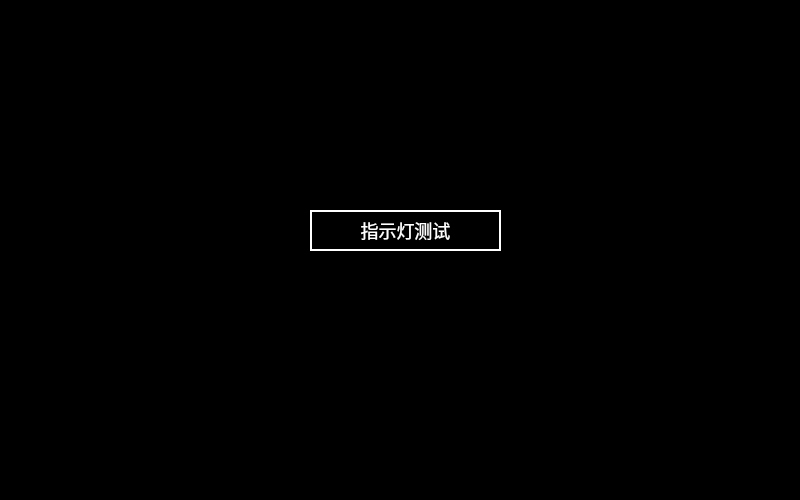
<?xml version="1.0" encoding="UTF-8"?>
<ui version="4.0">
 <class>Main_Light</class>
 <widget class="QWidget" name="Main_Light">
  <property name="geometry">
   <rect>
    <x>0</x>
    <y>0</y>
    <width>800</width>
    <height>500</height>
   </rect>
  </property>
  <property name="windowTitle">
   <string>Form</string>
  </property>
  <property name="styleSheet">
   <string notr="true">QWidget
{
	background-color: black;
}
QPushButton
{
	font:14px;
    color: rgb(0,0,0);
	background-color: rgb(0, 255, 0);
	border-top: 2px solid white;	
	border-left: 2px solid white;
}
QLabel
{
color:rgb(255,255,255);
}
</string>
  </property>
  <widget class="QPushButton" name="pushButton_2">
   <property name="geometry">
    <rect>
     <x>310</x>
     <y>210</y>
     <width>191</width>
     <height>41</height>
    </rect>
   </property>
   <property name="styleSheet">
    <string notr="true">border:2px solid white;
background-color: rgb(0, 0, 0);
font:18px;
color: rgb(255, 255, 255);</string>
   </property>
   <property name="text">
    <string>指示灯测试</string>
   </property>
  </widget>
 </widget>
 <resources/>
 <connections/>
</ui>
